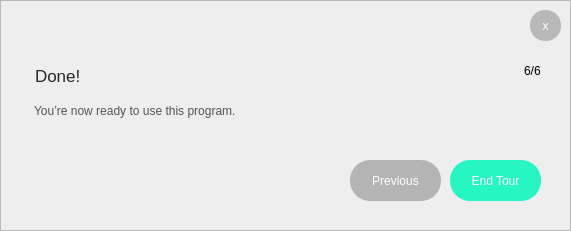
<?xml version="1.0" encoding="UTF-8"?>
<ui version="4.0">
 <class>Form</class>
 <widget class="QWidget" name="Form">
  <property name="geometry">
   <rect>
    <x>0</x>
    <y>0</y>
    <width>571</width>
    <height>231</height>
   </rect>
  </property>
  <property name="windowTitle">
   <string>Form</string>
  </property>
  <widget class="QFrame" name="frame_5">
   <property name="geometry">
    <rect>
     <x>0</x>
     <y>0</y>
     <width>571</width>
     <height>231</height>
    </rect>
   </property>
   <property name="styleSheet">
    <string notr="true">QFrame{
background-color: rgb(238, 238, 238);
border-width: 1;
border-style: solid;
border-color: rgb(185, 185, 185);
}</string>
   </property>
   <property name="frameShape">
    <enum>QFrame::StyledPanel</enum>
   </property>
   <property name="frameShadow">
    <enum>QFrame::Raised</enum>
   </property>
   <widget class="QLabel" name="label_12">
    <property name="geometry">
     <rect>
      <x>30</x>
      <y>50</y>
      <width>241</width>
      <height>51</height>
     </rect>
    </property>
    <property name="font">
     <font>
      <family>Nirmala UI</family>
      <pointsize>13</pointsize>
      <weight>9</weight>
      <italic>false</italic>
      <bold>false</bold>
     </font>
    </property>
    <property name="styleSheet">
     <string notr="true">QLabel{
	
	
	border-color: rgb(238, 238, 238);
	font: 75 13pt &quot;Nirmala UI&quot;;
	color: rgb(39, 39, 39);
}</string>
    </property>
    <property name="text">
     <string>Done!</string>
    </property>
    <property name="alignment">
     <set>Qt::AlignLeading|Qt::AlignLeft|Qt::AlignVCenter</set>
    </property>
   </widget>
   <widget class="QLabel" name="label_13">
    <property name="geometry">
     <rect>
      <x>30</x>
      <y>100</y>
      <width>531</width>
      <height>91</height>
     </rect>
    </property>
    <property name="layoutDirection">
     <enum>Qt::LeftToRight</enum>
    </property>
    <property name="styleSheet">
     <string notr="true">QLabel{
	
	
	border-color: rgb(238, 238, 238);
	font: 25 11pt &quot;Microsoft YaHei Light&quot;;
	
	color: rgb(83, 83, 83);
}</string>
    </property>
    <property name="text">
     <string>You’re now ready to use this program.</string>
    </property>
    <property name="alignment">
     <set>Qt::AlignLeading|Qt::AlignLeft|Qt::AlignTop</set>
    </property>
   </widget>
   <widget class="QLabel" name="label_14">
    <property name="geometry">
     <rect>
      <x>520</x>
      <y>60</y>
      <width>41</width>
      <height>31</height>
     </rect>
    </property>
    <property name="layoutDirection">
     <enum>Qt::LeftToRight</enum>
    </property>
    <property name="styleSheet">
     <string notr="true">QLabel{
	
	border-color: rgb(238, 238, 238);
	
	font: 25 11pt &quot;Microsoft YaHei Light&quot;;
	
	
	color: rgb(0, 0, 0);
}</string>
    </property>
    <property name="text">
     <string>6/6</string>
    </property>
    <property name="alignment">
     <set>Qt::AlignLeading|Qt::AlignLeft|Qt::AlignTop</set>
    </property>
   </widget>
   <widget class="QPushButton" name="btn_end">
    <property name="geometry">
     <rect>
      <x>450</x>
      <y>160</y>
      <width>91</width>
      <height>41</height>
     </rect>
    </property>
    <property name="styleSheet">
     <string notr="true">QPushButton{
background-color: #27F5C2;
	color: rgb(255, 255, 255);
	
	font: 63 10pt &quot;Segoe UI Semibold&quot;;
border-radius: 20px;
}</string>
    </property>
    <property name="text">
     <string>End Tour</string>
    </property>
   </widget>
   <widget class="QPushButton" name="btn_back">
    <property name="geometry">
     <rect>
      <x>350</x>
      <y>160</y>
      <width>91</width>
      <height>41</height>
     </rect>
    </property>
    <property name="styleSheet">
     <string notr="true">QPushButton{
background-color: rgb(180, 180, 180);
	color: rgb(255, 255, 255);
	
	font: 63 10pt &quot;Segoe UI Semibold&quot;;
border-radius: 20px;
}</string>
    </property>
    <property name="text">
     <string>Previous</string>
    </property>
   </widget>
   <widget class="QPushButton" name="btn_close">
    <property name="geometry">
     <rect>
      <x>530</x>
      <y>10</y>
      <width>31</width>
      <height>31</height>
     </rect>
    </property>
    <property name="styleSheet">
     <string notr="true">QPushButton{
background-color: rgb(184, 184, 184);
	
	color: rgb(255, 255, 255);
	
	
	font: 87 11pt &quot;Arial Black&quot;;
border-radius: 15px;

}</string>
    </property>
    <property name="text">
     <string>x</string>
    </property>
   </widget>
  </widget>
 </widget>
 <resources/>
 <connections/>
</ui>
